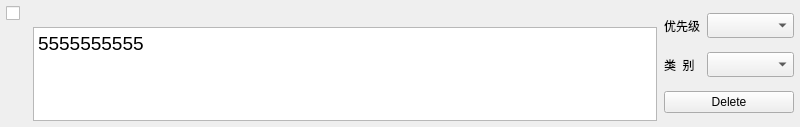
<?xml version="1.0" encoding="UTF-8"?>
<ui version="4.0">
 <class>TaskWidget</class>
 <widget class="QWidget" name="TaskWidget">
  <property name="geometry">
   <rect>
    <x>0</x>
    <y>0</y>
    <width>800</width>
    <height>127</height>
   </rect>
  </property>
  <property name="sizePolicy">
   <sizepolicy hsizetype="Expanding" vsizetype="Expanding">
    <horstretch>0</horstretch>
    <verstretch>0</verstretch>
   </sizepolicy>
  </property>
  <property name="windowTitle">
   <string>Form</string>
  </property>
  <layout class="QHBoxLayout" name="horizontalLayout_5">
   <property name="leftMargin">
    <number>3</number>
   </property>
   <property name="topMargin">
    <number>3</number>
   </property>
   <property name="rightMargin">
    <number>3</number>
   </property>
   <property name="bottomMargin">
    <number>3</number>
   </property>
   <item>
    <layout class="QHBoxLayout" name="horizontalLayout_4">
     <property name="spacing">
      <number>7</number>
     </property>
     <property name="leftMargin">
      <number>3</number>
     </property>
     <property name="topMargin">
      <number>3</number>
     </property>
     <property name="rightMargin">
      <number>3</number>
     </property>
     <property name="bottomMargin">
      <number>3</number>
     </property>
     <item>
      <layout class="QVBoxLayout" name="verticalLayout_3">
       <item>
        <widget class="QCheckBox" name="checkBox">
         <property name="text">
          <string/>
         </property>
        </widget>
       </item>
       <item>
        <spacer name="verticalSpacer_2">
         <property name="orientation">
          <enum>Qt::Vertical</enum>
         </property>
         <property name="sizeHint" stdset="0">
          <size>
           <width>20</width>
           <height>40</height>
          </size>
         </property>
        </spacer>
       </item>
      </layout>
     </item>
     <item>
      <layout class="QVBoxLayout" name="verticalLayout_4">
       <item>
        <widget class="QLabel" name="date_label">
         <property name="text">
          <string/>
         </property>
        </widget>
       </item>
       <item>
        <widget class="QPlainTextEdit" name="plainTextEdit">
         <property name="font">
          <font>
           <pointsize>14</pointsize>
          </font>
         </property>
         <property name="plainText">
          <string>5555555555</string>
         </property>
        </widget>
       </item>
      </layout>
     </item>
     <item>
      <layout class="QHBoxLayout" name="horizontalLayout_3">
       <item>
        <layout class="QVBoxLayout" name="verticalLayout">
         <item>
          <layout class="QHBoxLayout" name="horizontalLayout">
           <item>
            <widget class="QLabel" name="label_3">
             <property name="text">
              <string>优先级</string>
             </property>
            </widget>
           </item>
           <item>
            <widget class="QComboBox" name="priorityCombo">
             <property name="enabled">
              <bool>true</bool>
             </property>
             <property name="sizePolicy">
              <sizepolicy hsizetype="Fixed" vsizetype="Fixed">
               <horstretch>0</horstretch>
               <verstretch>0</verstretch>
              </sizepolicy>
             </property>
             <property name="minimumSize">
              <size>
               <width>87</width>
               <height>25</height>
              </size>
             </property>
             <property name="editable">
              <bool>false</bool>
             </property>
            </widget>
           </item>
          </layout>
         </item>
         <item>
          <layout class="QHBoxLayout" name="horizontalLayout_2">
           <item>
            <widget class="QLabel" name="label_2">
             <property name="text">
              <string>类  别</string>
             </property>
            </widget>
           </item>
           <item>
            <widget class="QComboBox" name="categoryCombo">
             <property name="sizePolicy">
              <sizepolicy hsizetype="Fixed" vsizetype="Fixed">
               <horstretch>0</horstretch>
               <verstretch>0</verstretch>
              </sizepolicy>
             </property>
             <property name="minimumSize">
              <size>
               <width>87</width>
               <height>25</height>
              </size>
             </property>
            </widget>
           </item>
          </layout>
         </item>
         <item>
          <widget class="QPushButton" name="delete_btn">
           <property name="text">
            <string>Delete</string>
           </property>
          </widget>
         </item>
        </layout>
       </item>
       <item>
        <layout class="QVBoxLayout" name="verticalLayout_2"/>
       </item>
      </layout>
     </item>
    </layout>
   </item>
  </layout>
 </widget>
 <resources/>
 <connections/>
</ui>
